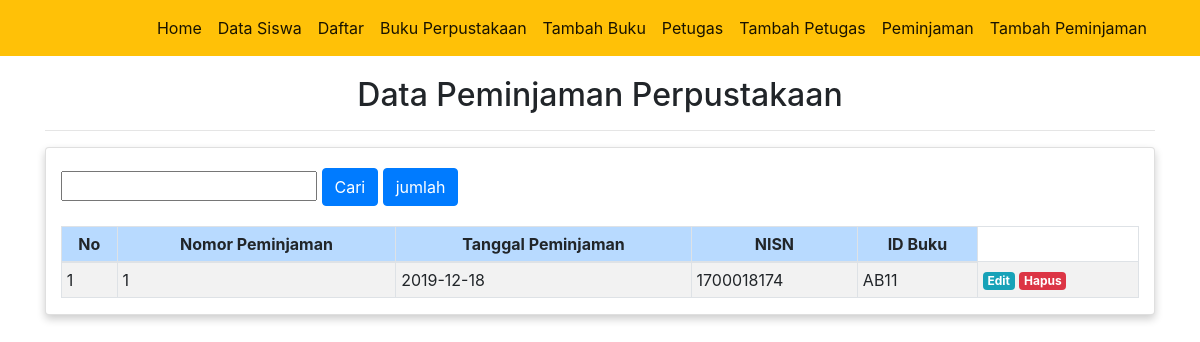
/pinjam.php, run on the app's committed database.
### tables this page shows
CREATE TABLE `pinjam` (
  `no_pinjam` int(255) NOT NULL,
  `tanggal_pinjam` date NOT NULL,
  `nim` int(15) NOT NULL,
  `id_buku` varchar(20) NOT NULL
);

### pinjam.php (the view, shortened to what this page needs)
<!DOCTYPE html>
<html>
<head>
	<link rel="stylesheet" href="https://stackpath.bootstrapcdn.com/bootstrap/4.1.3/css/bootstrap.min.css">
	<link rel="stylesheet" href="style.css">
</head>
<body>
<?php
include 'navbar.php';
?>
	<div class="container" style="margin-top:20px">
		<h2><center>Data Peminjaman Perpustakaan</center></h2>
		<hr>
			<div class="card">
			<div class="container">
		<form action="pinjam.php" method="get" class="form-group">
		    <input type="text" name="cari">
		    <input type="submit" value="Cari" class="btn btn-primary">
			<a href="jumlah.php" class="btn btn-primary">jumlah</a>
		</form>
		<table class="table table-striped table-hover table-sm table-bordered">
          	<thead class="thead-danger">
				<tr class="table-primary" style="text-align:center">
					<th>No</th>
					<th>Nomor Peminjaman</th>
					<th>Tanggal Peminjaman</th>
					<th>NISN</th>
					<th>ID Buku</th>
				</tr>
			</thead>
          <?php
          if(isset($_GET['cari'])){
            $cari = $_GET['cari'];
            $data = mysqli_query($coneksi, "SELECT * FROM pinjam where no_pinjam like '%".$cari."%'");
          }else{
            $data = mysqli_query($coneksi, "SELECT * FROM pinjam");
          }
          $no = 1;
          while($d = mysqli_fetch_array($data)){
          ?>
          <tbody>
       		<tr>
	            <td><?php echo $no++; ?></td>
	            <td><?php echo $d['no_pinjam']; ?></td>
	            <td><?php echo $d['tanggal_pinjam']; ?></td>
	            <td><?php echo $d['nim']; ?></td>
	            <td><?php echo $d['id_buku']; ?></td>
	            <td><a href="#" class="badge badge-info">Edit</a> <a href="#" class="badge badge-danger">Hapus</a></td>
	        </tr>
	        <?php } ?>
          </tbody>
        </table>
		</div>
		</div>
	</div>
</body>
</html>

### style.css (style rules this page uses)
table { margin-top: 20px; }
form { margin-top: 20px; }
.card { box-shadow: 0 4px 8px 0 rgba(0, 0, 0, 0.2); transition: 0.3s; }

### data on the page
pinjam: no_pinjam "1", tanggal_pinjam "2019-12-18", nim "1700018174", id_buku "AB11"
